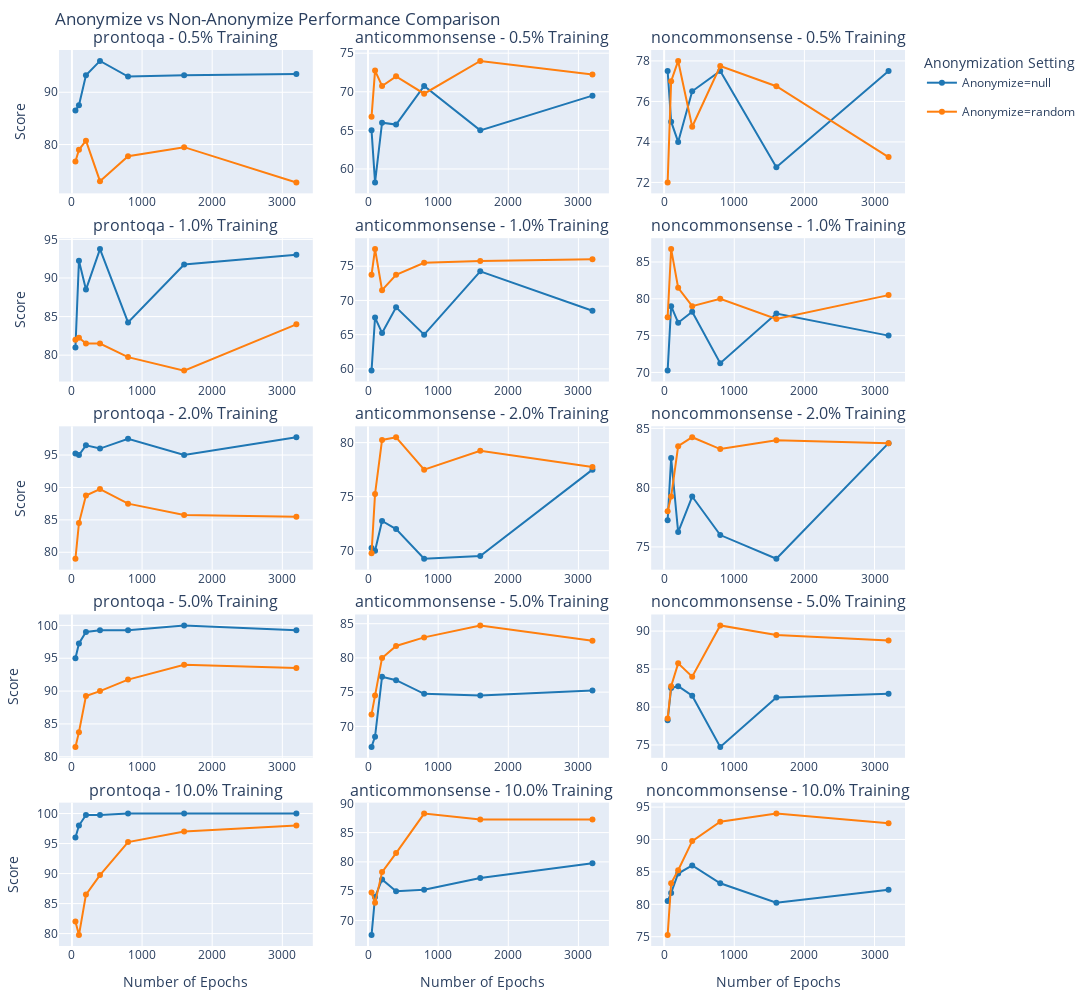
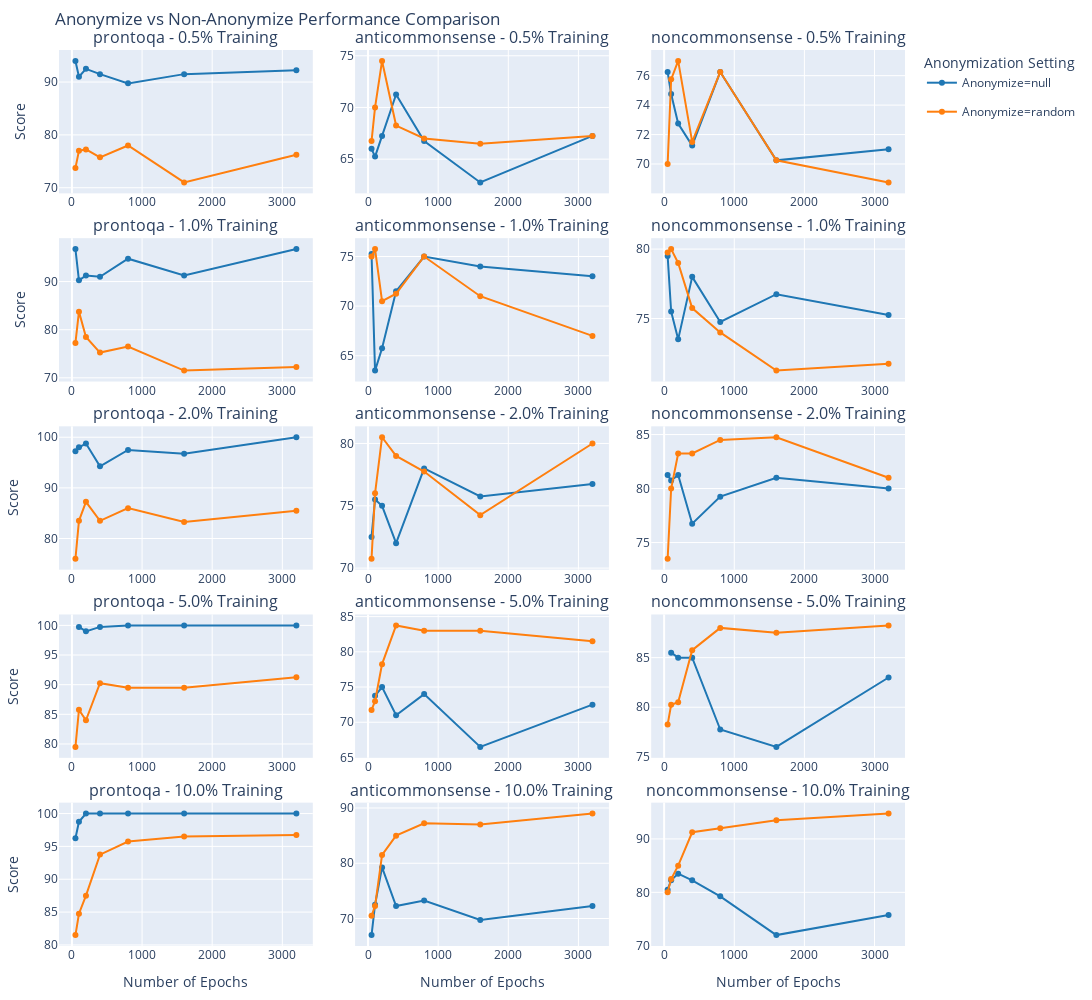

Source (notebook cell) for these figures, in order:
### Code cell
# Create comparison plots
def create_anonymize_comparison_plots(learning_rate):
    # Create a subplot for each test dataset and training percentage combination
    num_test_sets = len(test_dataset_columns)
    num_percentages = len(training_percentages)
    
    fig = make_subplots(
        rows=num_percentages, 
        cols=num_test_sets,
        subplot_titles=[f"{col} - {pct*100}% Training" 
                        for pct in training_percentages for col in test_dataset_columns],
        vertical_spacing=0.05,
        horizontal_spacing=0.05
    )
    
    # Color scheme for True/False anonymization
    colors = {"null": "rgb(31, 119, 180)", "random": "rgb(255, 127, 14)"}
    
    for i, pct in enumerate(training_percentages):
        for j, test_col in enumerate(test_dataset_columns):
            dataset_name = test_col
            
            # Filter data for this training percentage
            df_pct = df[(df['percent_train'] == pct) & (df['learning_rate'] == learning_rate)]
            
            # Group by anonymization and epochs, calculate mean scores
            for anon in anonymize_list:
                df_group = df_pct[df_pct['anonymize'] == anon]
                
                # Skip if no data for this combination
                if len(df_group) == 0:
                    continue
                
                # Get average scores for each epoch
                # print(df_group)
                epoch_scores = df_group.groupby('max_steps')[test_col].mean().reset_index()
                # print(epoch_scores)
                # print(epoch_scores)
                
                # Add line to plot
                fig.add_trace(
                    go.Scatter(
                        x=epoch_scores['max_steps'],
                        y=epoch_scores[test_col],
                        mode='lines+markers',
                        name=f"Anonymize={anon}",
                        line=dict(color=colors[str(anon)]),
                        legendgroup=f"Anonymize={anon}",
                        showlegend=(i==0 and j==0) # Only show legend once
                    ),
                    row=i+1, col=j+1
                )
            
            # Update axis labels
            if i == num_percentages-1:
                fig.update_xaxes(title_text="Number of Epochs", row=i+1, col=j+1)
            if j == 0:
                fig.update_yaxes(title_text="Score", row=i+1, col=j+1)
    
    # Update layout
    fig.update_layout(
        height=200*num_percentages,
        width=400*num_test_sets,
        title_text="Anonymize vs Non-Anonymize Performance Comparison",
        legend_title="Anonymization Setting",
        margin=dict(t=50, b=20, l=20, r=20),
    )
    
    return fig

# Create and display the comparison plots
for lr in learning_rate:
    print(f"Creating comparison plots for learning rate: {lr}")
    comparison_fig = create_anonymize_comparison_plots(lr)
    comparison_fig.show()

### Figure 1 — Plotly figure (JSON) as saved in the notebook; plotly's stock layout.template omitted (floating-point values rounded to 4 significant figures)
{"data": [{"legendgroup": "Anonymize=null", "line": {"color": "rgb(31, 119, 180)"}, "mode": "lines+markers", "name": "Anonymize=null", "showlegend": true, "x": [50, 100, 200, 400, 800, 1600, 3200], "y": [86.5, 87.5, 93.25, 96.0, 93.0, 93.25, 93.5], "type": "scatter", "xaxis": "x", "yaxis": "y"}, {"legendgroup": "Anonymize=random", "line": {"color": "rgb(255, 127, 14)"}, "mode": "lines+markers", "name": "Anonymize=random", "showlegend": true, "x": [50, 100, 200, 400, 800, 1600, 3200], "y": [76.75, 79.0, 80.75, 73.0, 77.75, 79.5, 72.75], "type": "scatter", "xaxis": "x", "yaxis": "y"}, {"legendgroup": "Anonymize=null", "line": {"color": "rgb(31, 119, 180)"}, "mode": "lines+markers", "name": "Anonymize=null", "showlegend": false, "x": [50, 100, 200, 400, 800, 1600, 3200], "y": [65.0, 58.25, 66.0, 65.75, 70.75, 65.0, 69.5], "type": "scatter", "xaxis": "x2", "yaxis": "y2"}, {"legendgroup": "Anonymize=random", "line": {"color": "rgb(255, 127, 14)"}, "mode": "lines+markers", "name": "Anonymize=random", "showlegend": false, "x": [50, 100, 200, 400, 800, 1600, 3200], "y": [66.75, 72.75, 70.75, 72.0, 69.75, 74.0, 72.25], "type": "scatter", "xaxis": "x2", "yaxis": "y2"}, {"legendgroup": "Anonymize=null", "line": {"color": "rgb(31, 119, 180)"}, "mode": "lines+markers", "name": "Anonymize=null", "showlegend": false, "x": [50, 100, 200, 400, 800, 1600, 3200], "y": [77.5, 75.0, 74.0, 76.5, 77.5, 72.75, 77.5], "type": "scatter", "xaxis": "x3", "yaxis": "y3"}, {"legendgroup": "Anonymize=random", "line": {"color": "rgb(255, 127, 14)"}, "mode": "lines+markers", "name": "Anonymize=random", "showlegend": false, "x": [50, 100, 200, 400, 800, 1600, 3200], "y": [72.0, 77.0, 78.0, 74.75, 77.75, 76.75, 73.25], "type": "scatter", "xaxis": "x3", "yaxis": "y3"}, {"legendgroup": "Anonymize=null", "line": {"color": "rgb(31, 119, 180)"}, "mode": "lines+markers", "name": "Anonymize=null", "showlegend": false, "x": [50, 100, 200, 400, 800, 1600, 3200], "y": [81.0, 92.25, 88.5, 93.75, 84.25, 91.75, 93.0], "type": "scatter", "xaxis": "x4", "yaxis": "y4"}, {"legendgroup": "Anonymize=random", "line": {"color": "rgb(255, 127, 14)"}, "mode": "lines+markers", "name": "Anonymize=random", "showlegend": false, "x": [50, 100, 200, 400, 800, 1600, 3200], "y": [82.0, 82.25, 81.5, 81.5, 79.75, 78.0, 84.0], "type": "scatter", "xaxis": "x4", "yaxis": "y4"}, {"legendgroup": "Anonymize=null", "line": {"color": "rgb(31, 119, 180)"}, "mode": "lines+markers", "name": "Anonymize=null", "showlegend": false, "x": [50, 100, 200, 400, 800, 1600, 3200], "y": [59.75, 67.5, 65.25, 69.0, 65.0, 74.25, 68.5], "type": "scatter", "xaxis": "x5", "yaxis": "y5"}, {"legendgroup": "Anonymize=random", "line": {"color": "rgb(255, 127, 14)"}, "mode": "lines+markers", "name": "Anonymize=random", "showlegend": false, "x": [50, 100, 200, 400, 800, 1600, 3200], "y": [73.75, 77.5, 71.5, 73.75, 75.5, 75.75, 76.0], "type": "scatter", "xaxis": "x5", "yaxis": "y5"}, {"legendgroup": "Anonymize=null", "line": {"color": "rgb(31, 119, 180)"}, "mode": "lines+markers", "name": "Anonymize=null", "showlegend": false, "x": [50, 100, 200, 400, 800, 1600, 3200], "y": [70.25, 79.0, 76.75, 78.25, 71.25, 78.0, 75.0], "type": "scatter", "xaxis": "x6", "yaxis": "y6"}, {"legendgroup": "Anonymize=random", "line": {"color": "rgb(255, 127, 14)"}, "mode": "lines+markers", "name": "Anonymize=random", "showlegend": false, "x": [50, 100, 200, 400, 800, 1600, 3200], "y": [77.5, 86.75, 81.5, 79.0, 80.0, 77.25, 80.5], "type": "scatter", "xaxis": "x6", "yaxis": "y6"}, {"legendgroup": "Anonymize=null", "line": {"color": "rgb(31, 119, 180)"}, "mode": "lines+markers", "name": "Anonymize=null", "showlegend": false, "x": [50, 100, 200, 400, 800, 1600, 3200], "y": [95.25, 95.0, 96.5, 96.0, 97.5, 95.0, 97.75], "type": "scatter", "xaxis": "x7", "yaxis": "y7"}, {"legendgroup": "Anonymize=random", "line": {"color": "rgb(255, 127, 14)"}, "mode": "lines+markers", "name": "Anonymize=random", "showlegend": false, "x": [50, 100, 200, 400, 800, 1600, 3200], "y": [79.0, 84.5, 88.75, 89.75, 87.5, 85.75, 85.5], "type": "scatter", "xaxis": "x7", "yaxis": "y7"}, {"legendgroup": "Anonymize=null", "line": {"color": "rgb(31, 119, 180)"}, "mode": "lines+markers", "name": "Anonymize=null", "showlegend": false, "x": [50, 100, 200, 400, 800, 1600, 3200], "y": [70.25, 70.0, 72.75, 72.0, 69.25, 69.5, 77.5], "type": "scatter", "xaxis": "x8", "yaxis": "y8"}, {"legendgroup": "Anonymize=random", "line": {"color": "rgb(255, 127, 14)"}, "mode": "lines+markers", "name": "Anonymize=random", "showlegend": false, "x": [50, 100, 200, 400, 800, 1600, 3200], "y": [69.75, 75.25, 80.25, 80.5, 77.5, 79.25, 77.75], "type": "scatter", "xaxis": "x8", "yaxis": "y8"}, {"legendgroup": "Anonymize=null", "line": {"color": "rgb(31, 119, 180)"}, "mode": "lines+markers", "name": "Anonymize=null", "showlegend": false, "x": [50, 100, 200, 400, 800, 1600, 3200], "y": [77.25, 82.5, 76.25, 79.25, 76.0, 74.0, 83.75], "type": "scatter", "xaxis": "x9", "yaxis": "y9"}, {"legendgroup": "Anonymize=random", "line": {"color": "rgb(255, 127, 14)"}, "mode": "lines+markers", "name": "Anonymize=random", "showlegend": false, "x": [50, 100, 200, 400, 800, 1600, 3200], "y": [78.0, 79.25, 83.5, 84.25, 83.25, 84.0, 83.75], "type": "scatter", "xaxis": "x9", "yaxis": "y9"}, {"legendgroup": "Anonymize=null", "line": {"color": "rgb(31, 119, 180)"}, "mode": "lines+markers", "name": "Anonymize=null", "showlegend": false, "x": [50, 100, 200, 400, 800, 1600, 3200], "y": [95.0, 97.25, 99.0, 99.25, 99.25, 100.0, 99.25], "type": "scatter", "xaxis": "x10", "yaxis": "y10"}, {"legendgroup": "Anonymize=random", "line": {"color": "rgb(255, 127, 14)"}, "mode": "lines+markers", "name": "Anonymize=random", "showlegend": false, "x": [50, 100, 200, 400, 800, 1600, 3200], "y": [81.5, 83.75, 89.25, 90.0, 91.75, 94.0, 93.5], "type": "scatter", "xaxis": "x10", "yaxis": "y10"}, {"legendgroup": "Anonymize=null", "line": {"color": "rgb(31, 119, 180)"}, "mode": "lines+markers", "name": "Anonymize=null", "showlegend": false, "x": [50, 100, 200, 400, 800, 1600, 3200], "y": [67.0, 68.5, 77.25, 76.75, 74.75, 74.5, 75.25], "type": "scatter", "xaxis": "x11", "yaxis": "y11"}, {"legendgroup": "Anonymize=random", "line": {"color": "rgb(255, 127, 14)"}, "mode": "lines+markers", "name": "Anonymize=random", "showlegend": false, "x": [50, 100, 200, 400, 800, 1600, 3200], "y": [71.75, 74.5, 80.0, 81.75, 83.0, 84.75, 82.5], "type": "scatter", "xaxis": "x11", "yaxis": "y11"}, {"legendgroup": "Anonymize=null", "line": {"color": "rgb(31, 119, 180)"}, "mode": "lines+markers", "name": "Anonymize=null", "showlegend": false, "x": [50, 100, 200, 400, 800, 1600, 3200], "y": [78.25, 82.5, 82.75, 81.5, 74.75, 81.25, 81.75], "type": "scatter", "xaxis": "x12", "yaxis": "y12"}, {"legendgroup": "Anonymize=random", "line": {"color": "rgb(255, 127, 14)"}, "mode": "lines+markers", "name": "Anonymize=random", "showlegend": false, "x": [50, 100, 200, 400, 800, 1600, 3200], "y": [78.5, 82.75, 85.75, 84.0, 90.75, 89.5, 88.75], "type": "scatter", "xaxis": "x12", "yaxis": "y12"}, {"legendgroup": "Anonymize=null", "line": {"color": "rgb(31, 119, 180)"}, "mode": "lines+markers", "name": "Anonymize=null", "showlegend": false, "x": [50, 100, 200, 400, 800, 1600, 3200], "y": [96.0, 98.0, 99.75, 99.75, 100.0, 100.0, 100.0], "type": "scatter", "xaxis": "x13", "yaxis": "y13"}, {"legendgroup": "Anonymize=random", "line": {"color": "rgb(255, 127, 14)"}, "mode": "lines+markers", "name": "Anonymize=random", "showlegend": false, "x": [50, 100, 200, 400, 800, 1600, 3200], "y": [82.0, 79.75, 86.5, 89.75, 95.25, 97.0, 98.0], "type": "scatter", "xaxis": "x13", "yaxis": "y13"}, {"legendgroup": "Anonymize=null", "line": {"color": "rgb(31, 119, 180)"}, "mode": "lines+markers", "name": "Anonymize=null", "showlegend": false, "x": [50, 100, 200, 400, 800, 1600, 3200], "y": [67.5, 74.0, 77.0, 75.0, 75.25, 77.25, 79.75], "type": "scatter", "xaxis": "x14", "yaxis": "y14"}, {"legendgroup": "Anonymize=random", "line": {"color": "rgb(255, 127, 14)"}, "mode": "lines+markers", "name": "Anonymize=random", "showlegend": false, "x": [50, 100, 200, 400, 800, 1600, 3200], "y": [74.75, 73.0, 78.25, 81.5, 88.25, 87.25, 87.25], "type": "scatter", "xaxis": "x14", "yaxis": "y14"}, {"legendgroup": "Anonymize=null", "line": {"color": "rgb(31, 119, 180)"}, "mode": "lines+markers", "name": "Anonymize=null", "showlegend": false, "x": [50, 100, 200, 400, 800, 1600, 3200], "y": [80.5, 81.75, 84.75, 86.0, 83.25, 80.25, 82.25], "type": "scatter", "xaxis": "x15", "yaxis": "y15"}, {"legendgroup": "Anonymize=random", "line": {"color": "rgb(255, 127, 14)"}, "mode": "lines+markers", "name": "Anonymize=random", "showlegend": false, "x": [50, 100, 200, 400, 800, 1600, 3200], "y": [75.25, 83.25, 85.25, 89.75, 92.75, 94.0, 92.5], "type": "scatter", "xaxis": "x15", "yaxis": "y15"}], "layout": {"xaxis": {"anchor": "y", "domain": [0.0, 0.3]}, "yaxis": {"anchor": "x", "domain": [0.84, 1.0], "title": {"text": "Score"}}, "xaxis2": {"anchor": "y2", "domain": [0.35, 0.65]}, "yaxis2": {"anchor": "x2", "domain": [0.84, 1.0]}, "xaxis3": {"anchor": "y3", "domain": [0.7, 1.0]}, "yaxis3": {"anchor": "x3", "domain": [0.84, 1.0]}, "xaxis4": {"anchor": "y4", "domain": [0.0, 0.3]}, "yaxis4": {"anchor": "x4", "domain": [0.63, 0.79], "title": {"text": "Score"}}, "xaxis5": {"anchor": "y5", "domain": [0.35, 0.65]}, "yaxis5": {"anchor": "x5", "domain": [0.63, 0.79]}, "xaxis6": {"anchor": "y6", "domain": [0.7, 1.0]}, "yaxis6": {"anchor": "x6", "domain": [0.63, 0.79]}, "xaxis7": {"anchor": "y7", "domain": [0.0, 0.3]}, "yaxis7": {"anchor": "x7", "domain": [0.42, 0.58], "title": {"text": "Score"}}, "xaxis8": {"anchor": "y8", "domain": [0.35, 0.65]}, "yaxis8": {"anchor": "x8", "domain": [0.42, 0.58]}, "xaxis9": {"anchor": "y9", "domain": [0.7, 1.0]}, "yaxis9": {"anchor": "x9", "domain": [0.42, 0.58]}, "xaxis10": {"anchor": "y10", "domain": [0.0, 0.3]}, "yaxis10": {"anchor": "x10", "domain": [0.21, 0.37], "title": {"text": "Score"}}, "xaxis11": {"anchor": "y11", "domain": [0.35, 0.65]}, "yaxis11": {"anchor": "x11", "domain": [0.21, 0.37]}, "xaxis12": {"anchor": "y12", "domain": [0.7, 1.0]}, "yaxis12": {"anchor": "x12", "domain": [0.21, 0.37]}, "xaxis13": {"anchor": "y13", "domain": [0.0, 0.3], "title": {"text": "Number of Epochs"}}, "yaxis13": {"anchor": "x13", "domain": [0.0, 0.16], "title": {"text": "Score"}}, "xaxis14": {"anchor": "y14", "domain": [0.35, 0.65], "title": {"text": "Number of Epochs"}}, "yaxis14": {"anchor": "x14", "domain": [0.0, 0.16]}, "xaxis15": {"anchor": "y15", "domain": [0.7, 1.0], "title": {"text": "Number of Epochs"}}, "yaxis15": {"anchor": "x15", "domain": [0.0, 0.16]}, "annotations": [{"font": {"size": 16}, "showarrow": false, "text": "prontoqa - 0.5% Training", "x": 0.15, "xanchor": "center", "xref": "paper", "y": 1.0, "yanchor": "bottom", "yref": "paper"}, {"font": {"size": 16}, "showarrow": false, "text": "anticommonsense - 0.5% Training", "x": 0.5, "xanchor": "center", "xref": "paper", "y": 1.0, "yanchor": "bottom", "yref": "paper"}, {"font": {"size": 16}, "showarrow": false, "text": "noncommonsense - 0.5% Training", "x": 0.85, "xanchor": "center", "xref": "paper", "y": 1.0, "yanchor": "bottom", "yref": "paper"}, {"font": {"size": 16}, "showarrow": false, "text": "prontoqa - 1.0% Training", "x": 0.15, "xanchor": "center", "xref": "paper", "y": 0.79, "yanchor": "bottom", "yref": "paper"}, {"font": {"size": 16}, "showarrow": false, "text": "anticommonsense - 1.0% Training", "x": 0.5, "xanchor": "center", "xref": "paper", "y": 0.79, "yanchor": "bottom", "yref": "paper"}, {"font": {"size": 16}, "showarrow": false, "text": "noncommonsense - 1.0% Training", "x": 0.85, "xanchor": "center", "xref": "paper", "y": 0.79, "yanchor": "bottom", "yref": "paper"}, {"font": {"size": 16}, "showarrow": false, "text": "prontoqa - 2.0% Training", "x": 0.15, "xanchor": "center", "xref": "paper", "y": 0.58, "yanchor": "bottom", "yref": "paper"}, {"font": {"size": 16}, "showarrow": false, "text": "anticommonsense - 2.0% Training", "x": 0.5, "xanchor": "center", "xref": "paper", "y": 0.58, "yanchor": "bottom", "yref": "paper"}, {"font": {"size": 16}, "showarrow": false, "text": "noncommonsense - 2.0% Training", "x": 0.85, "xanchor": "center", "xref": "paper", "y": 0.58, "yanchor": "bottom", "yref": "paper"}, {"font": {"size": 16}, "showarrow": false, "text": "prontoqa - 5.0% Training", "x": 0.15, "xanchor": "center", "xref": "paper", "y": 0.37, "yanchor": "bottom", "yref": "paper"}, {"font": {"size": 16}, "showarrow": false, "text": "anticommonsense - 5.0% Training", "x": 0.5, "xanchor": "center", "xref": "paper", "y": 0.37, "yanchor": "bottom", "yref": "paper"}, {"font": {"size": 16}, "showarrow": false, "text": "noncommonsense - 5.0% Training", "x": 0.85, "xanchor": "center", "xref": "paper", "y": 0.37, "yanchor": "bottom", "yref": "paper"}, {"font": {"size": 16}, "showarrow": false, "text": "prontoqa - 10.0% Training", "x": 0.15, "xanchor": "center", "xref": "paper", "y": 0.16, "yanchor": "bottom", "yref": "paper"}, {"font": {"size": 16}, "showarrow": false, "text": "anticommonsense - 10.0% Training", "x": 0.5, "xanchor": "center", "xref": "paper", "y": 0.16, "yanchor": "bottom", "yref": "paper"}, {"font": {"size": 16}, "showarrow": false, "text": "noncommonsense - 10.0% Training", "x": 0.85, "xanchor": "center", "xref": "paper", "y": 0.16, "yanchor": "bottom", "yref": "paper"}], "title": {"text": "Anonymize vs Non-Anonymize Performance Comparison"}, "margin": {"t": 50, "b": 20, "l": 20, "r": 20}, "height": 1000, "width": 1200, "legend": {"title": {"text": "Anonymization Setting"}}}}

### Figure 2 — Plotly figure (JSON) as saved in the notebook; plotly's stock layout.template omitted (floating-point values rounded to 4 significant figures)
{"data": [{"legendgroup": "Anonymize=null", "line": {"color": "rgb(31, 119, 180)"}, "mode": "lines+markers", "name": "Anonymize=null", "showlegend": true, "x": [50, 100, 200, 400, 800, 1600, 3200], "y": [94.0, 91.0, 92.5, 91.5, 89.75, 91.5, 92.25], "type": "scatter", "xaxis": "x", "yaxis": "y"}, {"legendgroup": "Anonymize=random", "line": {"color": "rgb(255, 127, 14)"}, "mode": "lines+markers", "name": "Anonymize=random", "showlegend": true, "x": [50, 100, 200, 400, 800, 1600, 3200], "y": [73.75, 77.0, 77.25, 75.75, 78.0, 71.0, 76.25], "type": "scatter", "xaxis": "x", "yaxis": "y"}, {"legendgroup": "Anonymize=null", "line": {"color": "rgb(31, 119, 180)"}, "mode": "lines+markers", "name": "Anonymize=null", "showlegend": false, "x": [50, 100, 200, 400, 800, 1600, 3200], "y": [66.0, 65.25, 67.25, 71.25, 66.75, 62.75, 67.25], "type": "scatter", "xaxis": "x2", "yaxis": "y2"}, {"legendgroup": "Anonymize=random", "line": {"color": "rgb(255, 127, 14)"}, "mode": "lines+markers", "name": "Anonymize=random", "showlegend": false, "x": [50, 100, 200, 400, 800, 1600, 3200], "y": [66.75, 70.0, 74.5, 68.25, 67.0, 66.5, 67.25], "type": "scatter", "xaxis": "x2", "yaxis": "y2"}, {"legendgroup": "Anonymize=null", "line": {"color": "rgb(31, 119, 180)"}, "mode": "lines+markers", "name": "Anonymize=null", "showlegend": false, "x": [50, 100, 200, 400, 800, 1600, 3200], "y": [76.25, 74.75, 72.75, 71.25, 76.25, 70.25, 71.0], "type": "scatter", "xaxis": "x3", "yaxis": "y3"}, {"legendgroup": "Anonymize=random", "line": {"color": "rgb(255, 127, 14)"}, "mode": "lines+markers", "name": "Anonymize=random", "showlegend": false, "x": [50, 100, 200, 400, 800, 1600, 3200], "y": [70.0, 75.75, 77.0, 71.5, 76.25, 70.25, 68.75], "type": "scatter", "xaxis": "x3", "yaxis": "y3"}, {"legendgroup": "Anonymize=null", "line": {"color": "rgb(31, 119, 180)"}, "mode": "lines+markers", "name": "Anonymize=null", "showlegend": false, "x": [50, 100, 200, 400, 800, 1600, 3200], "y": [96.75, 90.25, 91.25, 91.0, 94.75, 91.25, 96.75], "type": "scatter", "xaxis": "x4", "yaxis": "y4"}, {"legendgroup": "Anonymize=random", "line": {"color": "rgb(255, 127, 14)"}, "mode": "lines+markers", "name": "Anonymize=random", "showlegend": false, "x": [50, 100, 200, 400, 800, 1600, 3200], "y": [77.25, 83.75, 78.5, 75.25, 76.5, 71.5, 72.25], "type": "scatter", "xaxis": "x4", "yaxis": "y4"}, {"legendgroup": "Anonymize=null", "line": {"color": "rgb(31, 119, 180)"}, "mode": "lines+markers", "name": "Anonymize=null", "showlegend": false, "x": [50, 100, 200, 400, 800, 1600, 3200], "y": [75.25, 63.5, 65.75, 71.5, 75.0, 74.0, 73.0], "type": "scatter", "xaxis": "x5", "yaxis": "y5"}, {"legendgroup": "Anonymize=random", "line": {"color": "rgb(255, 127, 14)"}, "mode": "lines+markers", "name": "Anonymize=random", "showlegend": false, "x": [50, 100, 200, 400, 800, 1600, 3200], "y": [75.0, 75.75, 70.5, 71.25, 75.0, 71.0, 67.0], "type": "scatter", "xaxis": "x5", "yaxis": "y5"}, {"legendgroup": "Anonymize=null", "line": {"color": "rgb(31, 119, 180)"}, "mode": "lines+markers", "name": "Anonymize=null", "showlegend": false, "x": [50, 100, 200, 400, 800, 1600, 3200], "y": [79.5, 75.5, 73.5, 78.0, 74.75, 76.75, 75.25], "type": "scatter", "xaxis": "x6", "yaxis": "y6"}, {"legendgroup": "Anonymize=random", "line": {"color": "rgb(255, 127, 14)"}, "mode": "lines+markers", "name": "Anonymize=random", "showlegend": false, "x": [50, 100, 200, 400, 800, 1600, 3200], "y": [79.75, 80.0, 79.0, 75.75, 74.0, 71.25, 71.75], "type": "scatter", "xaxis": "x6", "yaxis": "y6"}, {"legendgroup": "Anonymize=null", "line": {"color": "rgb(31, 119, 180)"}, "mode": "lines+markers", "name": "Anonymize=null", "showlegend": false, "x": [50, 100, 200, 400, 800, 1600, 3200], "y": [97.25, 98.0, 98.75, 94.25, 97.5, 96.75, 100.0], "type": "scatter", "xaxis": "x7", "yaxis": "y7"}, {"legendgroup": "Anonymize=random", "line": {"color": "rgb(255, 127, 14)"}, "mode": "lines+markers", "name": "Anonymize=random", "showlegend": false, "x": [50, 100, 200, 400, 800, 1600, 3200], "y": [76.0, 83.5, 87.25, 83.5, 86.0, 83.25, 85.5], "type": "scatter", "xaxis": "x7", "yaxis": "y7"}, {"legendgroup": "Anonymize=null", "line": {"color": "rgb(31, 119, 180)"}, "mode": "lines+markers", "name": "Anonymize=null", "showlegend": false, "x": [50, 100, 200, 400, 800, 1600, 3200], "y": [72.5, 75.5, 75.0, 72.0, 78.0, 75.75, 76.75], "type": "scatter", "xaxis": "x8", "yaxis": "y8"}, {"legendgroup": "Anonymize=random", "line": {"color": "rgb(255, 127, 14)"}, "mode": "lines+markers", "name": "Anonymize=random", "showlegend": false, "x": [50, 100, 200, 400, 800, 1600, 3200], "y": [70.75, 76.0, 80.5, 79.0, 77.75, 74.25, 80.0], "type": "scatter", "xaxis": "x8", "yaxis": "y8"}, {"legendgroup": "Anonymize=null", "line": {"color": "rgb(31, 119, 180)"}, "mode": "lines+markers", "name": "Anonymize=null", "showlegend": false, "x": [50, 100, 200, 400, 800, 1600, 3200], "y": [81.25, 80.75, 81.25, 76.75, 79.25, 81.0, 80.0], "type": "scatter", "xaxis": "x9", "yaxis": "y9"}, {"legendgroup": "Anonymize=random", "line": {"color": "rgb(255, 127, 14)"}, "mode": "lines+markers", "name": "Anonymize=random", "showlegend": false, "x": [50, 100, 200, 400, 800, 1600, 3200], "y": [73.5, 80.0, 83.25, 83.25, 84.5, 84.75, 81.0], "type": "scatter", "xaxis": "x9", "yaxis": "y9"}, {"legendgroup": "Anonymize=null", "line": {"color": "rgb(31, 119, 180)"}, "mode": "lines+markers", "name": "Anonymize=null", "showlegend": false, "x": [50, 100, 200, 400, 800, 1600, 3200], "y": [null, 99.75, 99.0, 99.75, 100.0, 100.0, 100.0], "type": "scatter", "xaxis": "x10", "yaxis": "y10"}, {"legendgroup": "Anonymize=random", "line": {"color": "rgb(255, 127, 14)"}, "mode": "lines+markers", "name": "Anonymize=random", "showlegend": false, "x": [50, 100, 200, 400, 800, 1600, 3200], "y": [79.5, 85.75, 84.0, 90.25, 89.5, 89.5, 91.25], "type": "scatter", "xaxis": "x10", "yaxis": "y10"}, {"legendgroup": "Anonymize=null", "line": {"color": "rgb(31, 119, 180)"}, "mode": "lines+markers", "name": "Anonymize=null", "showlegend": false, "x": [50, 100, 200, 400, 800, 1600, 3200], "y": [null, 73.75, 75.0, 71.0, 74.0, 66.5, 72.5], "type": "scatter", "xaxis": "x11", "yaxis": "y11"}, {"legendgroup": "Anonymize=random", "line": {"color": "rgb(255, 127, 14)"}, "mode": "lines+markers", "name": "Anonymize=random", "showlegend": false, "x": [50, 100, 200, 400, 800, 1600, 3200], "y": [71.75, 73.0, 78.25, 83.75, 83.0, 83.0, 81.5], "type": "scatter", "xaxis": "x11", "yaxis": "y11"}, {"legendgroup": "Anonymize=null", "line": {"color": "rgb(31, 119, 180)"}, "mode": "lines+markers", "name": "Anonymize=null", "showlegend": false, "x": [50, 100, 200, 400, 800, 1600, 3200], "y": [null, 85.5, 85.0, 85.0, 77.75, 76.0, 83.0], "type": "scatter", "xaxis": "x12", "yaxis": "y12"}, {"legendgroup": "Anonymize=random", "line": {"color": "rgb(255, 127, 14)"}, "mode": "lines+markers", "name": "Anonymize=random", "showlegend": false, "x": [50, 100, 200, 400, 800, 1600, 3200], "y": [78.25, 80.25, 80.5, 85.75, 88.0, 87.5, 88.25], "type": "scatter", "xaxis": "x12", "yaxis": "y12"}, {"legendgroup": "Anonymize=null", "line": {"color": "rgb(31, 119, 180)"}, "mode": "lines+markers", "name": "Anonymize=null", "showlegend": false, "x": [50, 100, 200, 400, 800, 1600, 3200], "y": [96.25, 98.75, 100.0, 100.0, 100.0, 100.0, 100.0], "type": "scatter", "xaxis": "x13", "yaxis": "y13"}, {"legendgroup": "Anonymize=random", "line": {"color": "rgb(255, 127, 14)"}, "mode": "lines+markers", "name": "Anonymize=random", "showlegend": false, "x": [50, 100, 200, 400, 800, 1600, 3200], "y": [81.5, 84.75, 87.5, 93.75, 95.75, 96.5, 96.75], "type": "scatter", "xaxis": "x13", "yaxis": "y13"}, {"legendgroup": "Anonymize=null", "line": {"color": "rgb(31, 119, 180)"}, "mode": "lines+markers", "name": "Anonymize=null", "showlegend": false, "x": [50, 100, 200, 400, 800, 1600, 3200], "y": [67.0, 72.5, 79.25, 72.25, 73.25, 69.75, 72.25], "type": "scatter", "xaxis": "x14", "yaxis": "y14"}, {"legendgroup": "Anonymize=random", "line": {"color": "rgb(255, 127, 14)"}, "mode": "lines+markers", "name": "Anonymize=random", "showlegend": false, "x": [50, 100, 200, 400, 800, 1600, 3200], "y": [70.5, 72.25, 81.5, 85.0, 87.25, 87.0, 89.0], "type": "scatter", "xaxis": "x14", "yaxis": "y14"}, {"legendgroup": "Anonymize=null", "line": {"color": "rgb(31, 119, 180)"}, "mode": "lines+markers", "name": "Anonymize=null", "showlegend": false, "x": [50, 100, 200, 400, 800, 1600, 3200], "y": [80.5, 82.25, 83.5, 82.25, 79.25, 72.0, 75.75], "type": "scatter", "xaxis": "x15", "yaxis": "y15"}, {"legendgroup": "Anonymize=random", "line": {"color": "rgb(255, 127, 14)"}, "mode": "lines+markers", "name": "Anonymize=random", "showlegend": false, "x": [50, 100, 200, 400, 800, 1600, 3200], "y": [80.0, 82.5, 85.0, 91.25, 92.0, 93.5, 94.75], "type": "scatter", "xaxis": "x15", "yaxis": "y15"}], "layout": {"xaxis": {"anchor": "y", "domain": [0.0, 0.3]}, "yaxis": {"anchor": "x", "domain": [0.84, 1.0], "title": {"text": "Score"}}, "xaxis2": {"anchor": "y2", "domain": [0.35, 0.65]}, "yaxis2": {"anchor": "x2", "domain": [0.84, 1.0]}, "xaxis3": {"anchor": "y3", "domain": [0.7, 1.0]}, "yaxis3": {"anchor": "x3", "domain": [0.84, 1.0]}, "xaxis4": {"anchor": "y4", "domain": [0.0, 0.3]}, "yaxis4": {"anchor": "x4", "domain": [0.63, 0.79], "title": {"text": "Score"}}, "xaxis5": {"anchor": "y5", "domain": [0.35, 0.65]}, "yaxis5": {"anchor": "x5", "domain": [0.63, 0.79]}, "xaxis6": {"anchor": "y6", "domain": [0.7, 1.0]}, "yaxis6": {"anchor": "x6", "domain": [0.63, 0.79]}, "xaxis7": {"anchor": "y7", "domain": [0.0, 0.3]}, "yaxis7": {"anchor": "x7", "domain": [0.42, 0.58], "title": {"text": "Score"}}, "xaxis8": {"anchor": "y8", "domain": [0.35, 0.65]}, "yaxis8": {"anchor": "x8", "domain": [0.42, 0.58]}, "xaxis9": {"anchor": "y9", "domain": [0.7, 1.0]}, "yaxis9": {"anchor": "x9", "domain": [0.42, 0.58]}, "xaxis10": {"anchor": "y10", "domain": [0.0, 0.3]}, "yaxis10": {"anchor": "x10", "domain": [0.21, 0.37], "title": {"text": "Score"}}, "xaxis11": {"anchor": "y11", "domain": [0.35, 0.65]}, "yaxis11": {"anchor": "x11", "domain": [0.21, 0.37]}, "xaxis12": {"anchor": "y12", "domain": [0.7, 1.0]}, "yaxis12": {"anchor": "x12", "domain": [0.21, 0.37]}, "xaxis13": {"anchor": "y13", "domain": [0.0, 0.3], "title": {"text": "Number of Epochs"}}, "yaxis13": {"anchor": "x13", "domain": [0.0, 0.16], "title": {"text": "Score"}}, "xaxis14": {"anchor": "y14", "domain": [0.35, 0.65], "title": {"text": "Number of Epochs"}}, "yaxis14": {"anchor": "x14", "domain": [0.0, 0.16]}, "xaxis15": {"anchor": "y15", "domain": [0.7, 1.0], "title": {"text": "Number of Epochs"}}, "yaxis15": {"anchor": "x15", "domain": [0.0, 0.16]}, "annotations": [{"font": {"size": 16}, "showarrow": false, "text": "prontoqa - 0.5% Training", "x": 0.15, "xanchor": "center", "xref": "paper", "y": 1.0, "yanchor": "bottom", "yref": "paper"}, {"font": {"size": 16}, "showarrow": false, "text": "anticommonsense - 0.5% Training", "x": 0.5, "xanchor": "center", "xref": "paper", "y": 1.0, "yanchor": "bottom", "yref": "paper"}, {"font": {"size": 16}, "showarrow": false, "text": "noncommonsense - 0.5% Training", "x": 0.85, "xanchor": "center", "xref": "paper", "y": 1.0, "yanchor": "bottom", "yref": "paper"}, {"font": {"size": 16}, "showarrow": false, "text": "prontoqa - 1.0% Training", "x": 0.15, "xanchor": "center", "xref": "paper", "y": 0.79, "yanchor": "bottom", "yref": "paper"}, {"font": {"size": 16}, "showarrow": false, "text": "anticommonsense - 1.0% Training", "x": 0.5, "xanchor": "center", "xref": "paper", "y": 0.79, "yanchor": "bottom", "yref": "paper"}, {"font": {"size": 16}, "showarrow": false, "text": "noncommonsense - 1.0% Training", "x": 0.85, "xanchor": "center", "xref": "paper", "y": 0.79, "yanchor": "bottom", "yref": "paper"}, {"font": {"size": 16}, "showarrow": false, "text": "prontoqa - 2.0% Training", "x": 0.15, "xanchor": "center", "xref": "paper", "y": 0.58, "yanchor": "bottom", "yref": "paper"}, {"font": {"size": 16}, "showarrow": false, "text": "anticommonsense - 2.0% Training", "x": 0.5, "xanchor": "center", "xref": "paper", "y": 0.58, "yanchor": "bottom", "yref": "paper"}, {"font": {"size": 16}, "showarrow": false, "text": "noncommonsense - 2.0% Training", "x": 0.85, "xanchor": "center", "xref": "paper", "y": 0.58, "yanchor": "bottom", "yref": "paper"}, {"font": {"size": 16}, "showarrow": false, "text": "prontoqa - 5.0% Training", "x": 0.15, "xanchor": "center", "xref": "paper", "y": 0.37, "yanchor": "bottom", "yref": "paper"}, {"font": {"size": 16}, "showarrow": false, "text": "anticommonsense - 5.0% Training", "x": 0.5, "xanchor": "center", "xref": "paper", "y": 0.37, "yanchor": "bottom", "yref": "paper"}, {"font": {"size": 16}, "showarrow": false, "text": "noncommonsense - 5.0% Training", "x": 0.85, "xanchor": "center", "xref": "paper", "y": 0.37, "yanchor": "bottom", "yref": "paper"}, {"font": {"size": 16}, "showarrow": false, "text": "prontoqa - 10.0% Training", "x": 0.15, "xanchor": "center", "xref": "paper", "y": 0.16, "yanchor": "bottom", "yref": "paper"}, {"font": {"size": 16}, "showarrow": false, "text": "anticommonsense - 10.0% Training", "x": 0.5, "xanchor": "center", "xref": "paper", "y": 0.16, "yanchor": "bottom", "yref": "paper"}, {"font": {"size": 16}, "showarrow": false, "text": "noncommonsense - 10.0% Training", "x": 0.85, "xanchor": "center", "xref": "paper", "y": 0.16, "yanchor": "bottom", "yref": "paper"}], "title": {"text": "Anonymize vs Non-Anonymize Performance Comparison"}, "margin": {"t": 50, "b": 20, "l": 20, "r": 20}, "height": 1000, "width": 1200, "legend": {"title": {"text": "Anonymization Setting"}}}}
